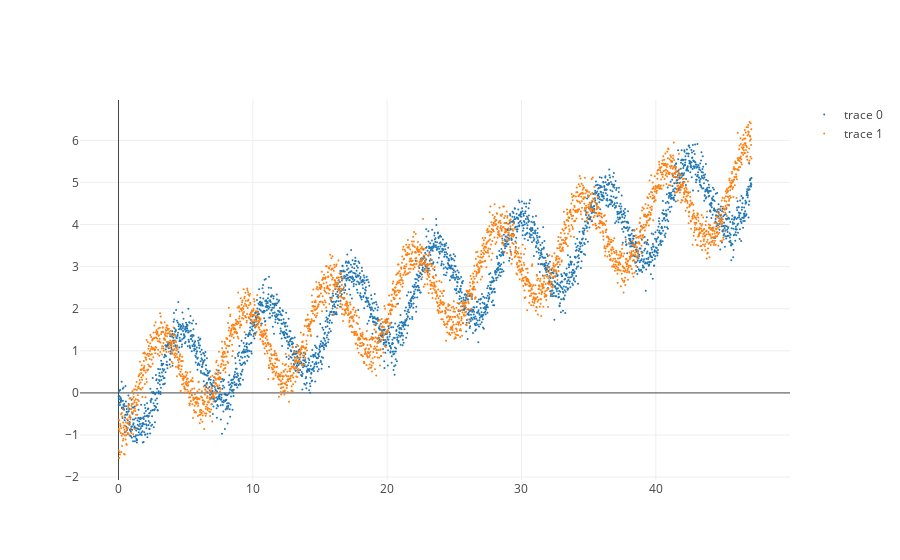

The cell this chart's notebook holds for it:
### Code cell
def mychart(*args):

    # pass some 2d n x 1 arrays, x, y, z
    
    # 1st array is independent vars
    # reshape to 1 dimensional array
    x = args[0].reshape(-1)
    
    # following are dependent vars plotted on y axis
    data = []
    for i in range(1, len(args)):
        data.append(Scatter(x=x,
                            y=args[i].reshape(-1),
                            mode = 'markers',
                            marker = dict(
                                size = 2,     
                            )
                           )
                   )

    layout = Layout(
        yaxis=dict(
            autorange=True))
    
    fig = Figure(data=data, layout=layout)
    
    return iplot(fig) # png to save notebook w/static image   
    
mychart(x2,y1,y2)

### Figure 1 — Plotly figure (JSON) as saved in the notebook; plotly's stock layout.template omitted (floating-point values rounded to 4 significant figures; data arrays with more than 128 entries replaced by an {"elided": "..."} marker saying what was removed)
{"data": [{"marker": {"size": 2}, "mode": "markers", "type": "scatter", "x": {"elided": "3000 float values"}, "y": {"elided": "3000 float values"}}, {"marker": {"size": 2}, "mode": "markers", "type": "scatter", "x": {"elided": "3000 float values"}, "y": {"elided": "3000 float values"}}], "layout": {"yaxis": {"autorange": true}}}
